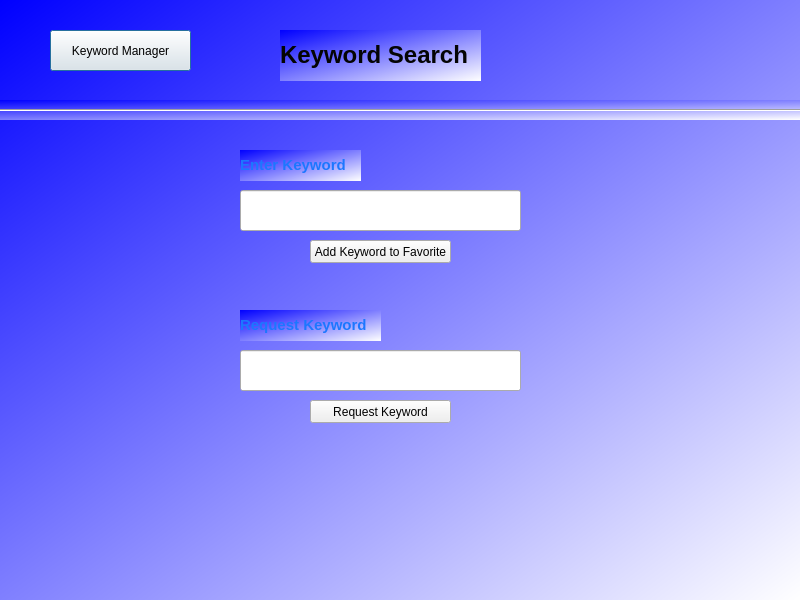
<?xml version="1.0" encoding="UTF-8"?>
<ui version="4.0">
 <class>Dialog</class>
 <widget class="QDialog" name="Dialog">
  <property name="geometry">
   <rect>
    <x>0</x>
    <y>0</y>
    <width>800</width>
    <height>600</height>
   </rect>
  </property>
  <property name="minimumSize">
   <size>
    <width>800</width>
    <height>600</height>
   </size>
  </property>
  <property name="maximumSize">
   <size>
    <width>800</width>
    <height>600</height>
   </size>
  </property>
  <property name="windowTitle">
   <string>Dialog</string>
  </property>
  <layout class="QVBoxLayout" name="verticalLayout">
   <property name="spacing">
    <number>0</number>
   </property>
   <property name="leftMargin">
    <number>0</number>
   </property>
   <property name="topMargin">
    <number>0</number>
   </property>
   <property name="rightMargin">
    <number>0</number>
   </property>
   <property name="bottomMargin">
    <number>0</number>
   </property>
   <item>
    <widget class="QFrame" name="background">
     <property name="styleSheet">
      <string notr="true">QFrame{
	background-color:qlineargradient(spread:pad, x1:0, y1:0, x2:1, y2:1, stop:0 rgba(0, 0, 255, 255), stop:1 rgba(255, 255, 255, 255));
	color:rgb(28, 119, 255);
}</string>
     </property>
     <property name="frameShape">
      <enum>QFrame::NoFrame</enum>
     </property>
     <property name="frameShadow">
      <enum>QFrame::Raised</enum>
     </property>
     <widget class="QPushButton" name="Welcome">
      <property name="geometry">
       <rect>
        <x>50</x>
        <y>30</y>
        <width>141</width>
        <height>41</height>
       </rect>
      </property>
      <property name="text">
       <string>Keyword Manager</string>
      </property>
     </widget>
     <widget class="Line" name="line">
      <property name="geometry">
       <rect>
        <x>0</x>
        <y>100</y>
        <width>801</width>
        <height>20</height>
       </rect>
      </property>
      <property name="orientation">
       <enum>Qt::Horizontal</enum>
      </property>
     </widget>
     <widget class="QLabel" name="label">
      <property name="geometry">
       <rect>
        <x>280</x>
        <y>30</y>
        <width>201</width>
        <height>51</height>
       </rect>
      </property>
      <property name="text">
       <string>&lt;html&gt;&lt;head/&gt;&lt;body&gt;&lt;p&gt;&lt;span style=&quot; font-size:18pt; font-weight:600; color:#040404;&quot;&gt;Keyword Search&lt;/span&gt;&lt;/p&gt;&lt;/body&gt;&lt;/html&gt;</string>
      </property>
     </widget>
     <widget class="QLineEdit" name="lineEdit">
      <property name="geometry">
       <rect>
        <x>240</x>
        <y>190</y>
        <width>281</width>
        <height>41</height>
       </rect>
      </property>
     </widget>
     <widget class="QLineEdit" name="lineEdit_2">
      <property name="geometry">
       <rect>
        <x>240</x>
        <y>350</y>
        <width>281</width>
        <height>41</height>
       </rect>
      </property>
     </widget>
     <widget class="QLabel" name="label_2">
      <property name="geometry">
       <rect>
        <x>240</x>
        <y>150</y>
        <width>121</width>
        <height>31</height>
       </rect>
      </property>
      <property name="text">
       <string>&lt;!DOCTYPE HTML PUBLIC &quot;-//W3C//DTD HTML 4.0//EN&quot; &quot;http://www.w3.org/TR/REC-html40/strict.dtd&quot;&gt;
&lt;html&gt;&lt;head&gt;&lt;meta name=&quot;qrichtext&quot; content=&quot;1&quot; /&gt;&lt;style type=&quot;text/css&quot;&gt;
p, li { white-space: pre-wrap; }
&lt;/style&gt;&lt;/head&gt;&lt;body style=&quot; font-family:'MS Shell Dlg 2'; font-size:8pt; font-weight:400; font-style:normal;&quot;&gt;
&lt;p style=&quot; margin-top:12px; margin-bottom:12px; margin-left:0px; margin-right:0px; -qt-block-indent:0; text-indent:0px;&quot;&gt;&lt;span style=&quot; font-size:11pt; font-weight:600;&quot;&gt;Enter Keyword&lt;/span&gt;&lt;/p&gt;&lt;/body&gt;&lt;/html&gt;</string>
      </property>
     </widget>
     <widget class="QLabel" name="label_3">
      <property name="geometry">
       <rect>
        <x>240</x>
        <y>310</y>
        <width>141</width>
        <height>31</height>
       </rect>
      </property>
      <property name="text">
       <string>&lt;!DOCTYPE HTML PUBLIC &quot;-//W3C//DTD HTML 4.0//EN&quot; &quot;http://www.w3.org/TR/REC-html40/strict.dtd&quot;&gt;
&lt;html&gt;&lt;head&gt;&lt;meta name=&quot;qrichtext&quot; content=&quot;1&quot; /&gt;&lt;style type=&quot;text/css&quot;&gt;
p, li { white-space: pre-wrap; }
&lt;/style&gt;&lt;/head&gt;&lt;body style=&quot; font-family:'MS Shell Dlg 2'; font-size:8pt; font-weight:400; font-style:normal;&quot;&gt;
&lt;p style=&quot; margin-top:12px; margin-bottom:12px; margin-left:0px; margin-right:0px; -qt-block-indent:0; text-indent:0px;&quot;&gt;&lt;span style=&quot; font-size:11pt; font-weight:600;&quot;&gt;Request Keyword&lt;/span&gt;&lt;/p&gt;&lt;/body&gt;&lt;/html&gt;</string>
      </property>
     </widget>
     <widget class="QPushButton" name="pushButton">
      <property name="geometry">
       <rect>
        <x>310</x>
        <y>240</y>
        <width>141</width>
        <height>23</height>
       </rect>
      </property>
      <property name="text">
       <string>Add Keyword to Favorite</string>
      </property>
     </widget>
     <widget class="QPushButton" name="pushButton_2">
      <property name="geometry">
       <rect>
        <x>310</x>
        <y>400</y>
        <width>141</width>
        <height>23</height>
       </rect>
      </property>
      <property name="text">
       <string>Request Keyword</string>
      </property>
     </widget>
    </widget>
   </item>
  </layout>
 </widget>
 <resources/>
 <connections/>
</ui>
